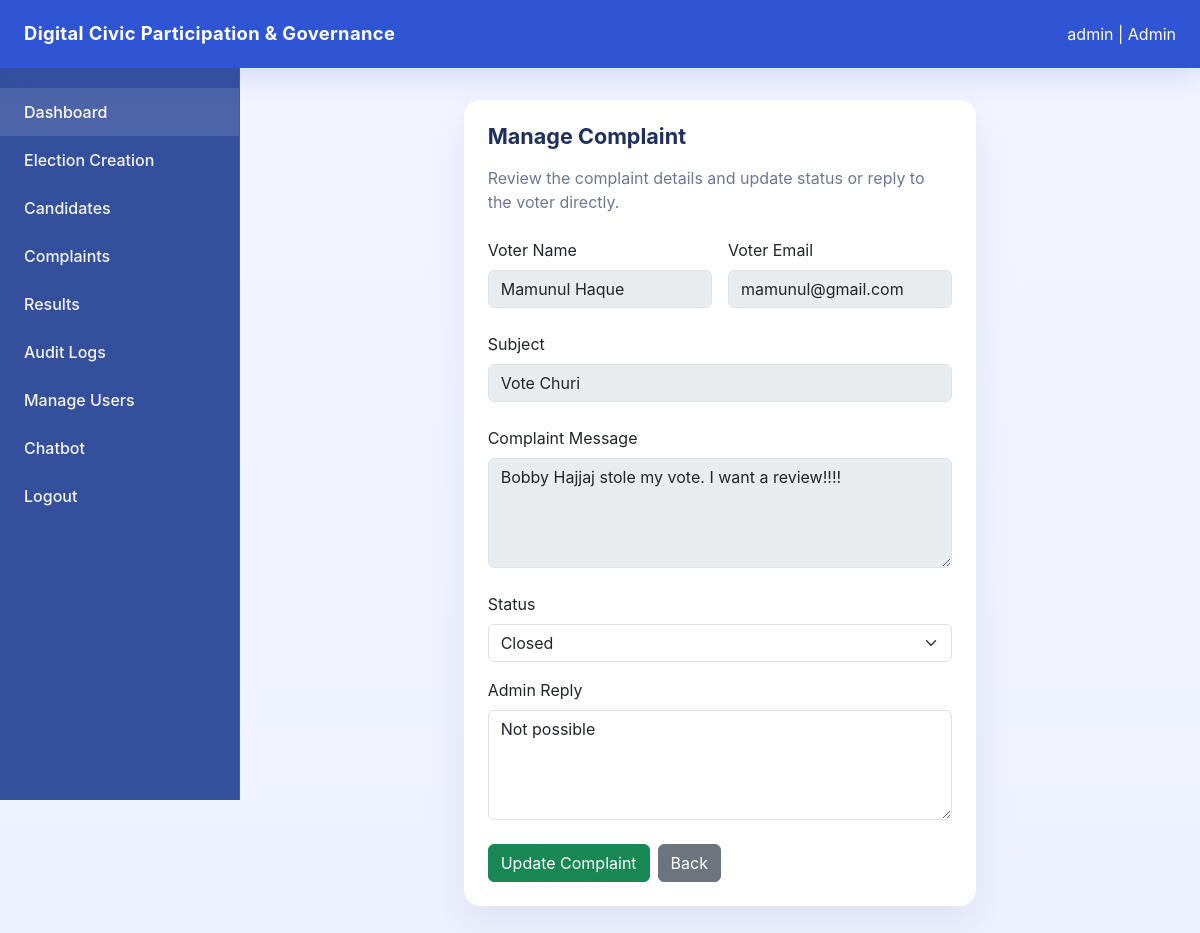
The app's page /complaints/edit/1 (signed in) with its own data.
### models/voters.py (models this page shows)
class Voter(db.Model):
    NID = db.Column(db.String(20), primary_key=True)
    Name = db.Column(db.String(100), nullable=False)
    Password = db.Column(db.String(200), nullable=False)
    Phone = db.Column(db.String(15), unique=True, nullable=False)
    Email = db.Column(db.String(120), unique=True, nullable=False)
    role = db.Column(db.String(20), default="voter")
    is_active = db.Column(db.Boolean, default=True)
    has_voted = db.Column(db.Boolean, default=False)

### models/complaint.py (models this page shows)
class Complaint(db.Model):
    __tablename__ = "complaint"
    id = db.Column(db.Integer, primary_key=True)
    voter_name = db.Column(db.String(100), nullable=False)
    voter_email = db.Column(db.String(120), nullable=False)
    subject = db.Column(db.String(200), nullable=False)
    message = db.Column(db.Text, nullable=False)
    status = db.Column(db.String(50), nullable=False, default="Pending")
    admin_reply = db.Column(db.Text, nullable=True)

### routes/complaint_routes.py (the view)
@complaint_bp.route("/edit/<int:complaint_id>", methods=["GET"])
def edit_complaint_page(complaint_id):
    if not is_admin():  # added
        flash("Only admin can manage complaints.", "danger")  # added
        return redirect(url_for("complaint_bp.complaints_page"))  # added
    complaint = Complaint.query.get(complaint_id)
    if not complaint:
        return "Complaint Not Found", 404
    return render_template("edit_complaint.html", complaint=complaint)

### app.py (called while the page is built)
@app.context_processor
def inject_notification_count():
    unread_notification_count = 0
    current_user = None  # added
    voter_id = session.get("user_id")
    if voter_id:  # added
        from models.voters import Voter  # added
        from models.notification import Notification
        current_user = Voter.query.get(voter_id)  # added
        unread_notification_count = Notification.query.filter_by(
            voter_id=voter_id,
            is_read=False
        ).count()
    return dict(unread_notification_count=unread_notification_count, current_user=current_user)

### routes/complaint_routes.py (called while the page is built)
def is_admin():  # added
    voter_id = session.get("user_id")  # added
    if not voter_id:  # added
        return False  # added
    user = Voter.query.get(voter_id)  # added
    return user and user.role == "admin"  # added

### templates/edit_complaint.html (shortened to what this page needs)
{% extends "base.html" %}
{% block content %}
<div class="row justify-content-center">
    <div class="col-xl-7 col-lg-9">
        <div class="card card-smooth">
            <div class="card-body p-4">
                <h1 class="section-title mb-3">Manage Complaint</h1>
                <p class="page-intro mb-4">Review the complaint details and update status or reply to the voter directly.</p>
                <div class="mb-4">
                    <div class="row g-3">
                        <div class="col-md-6">
                            <label class="form-label">Voter Name</label>
                            <input type="text" class="form-control" value="{{ complaint.voter_name }}" disabled>
                        </div>
                        <div class="col-md-6">
                            <label class="form-label">Voter Email</label>
                            <input type="text" class="form-control" value="{{ complaint.voter_email }}" disabled>
                        </div>
                    </div>
                </div>
                <div class="mb-4">
                    <label class="form-label">Subject</label>
                    <input type="text" class="form-control" value="{{ complaint.subject }}" disabled>
                </div>
                <div class="mb-4">
                    <label class="form-label">Complaint Message</label>
                    <textarea class="form-control" rows="4" disabled>{{ complaint.message }}</textarea>
                </div>
                <form action="{{ url_for('complaint_bp.update_complaint', complaint_id=complaint.id) }}" method="POST">
                    <div class="mb-3">
                        <label class="form-label">Status</label>
                        <select name="status" class="form-select" required>
                            <option value="Closed" {% if complaint.status == "Closed" %}selected{% endif %}>Closed</option>
                        </select>
                    </div>
                    <div class="mb-4">
                        <label class="form-label">Admin Reply</label>
                        <textarea name="admin_reply" class="form-control" rows="4">{{ complaint.admin_reply }}</textarea>
                    </div>
                    <div class="d-flex gap-2 flex-wrap">
                        <button type="submit" class="btn btn-success">Update Complaint</button>
                        <a href="{{ url_for('complaint_bp.complaints_page') }}" class="btn btn-secondary">Back</a>
                    </div>
                </form>
            </div>
        </div>
    </div>
</div>
{% endblock %}

### templates/base.html (shortened to what this page needs)
<!DOCTYPE html>
<html lang="en">
<head>
    <link href="https://cdn.jsdelivr.net/npm/bootstrap@5.3.3/dist/css/bootstrap.min.css" rel="stylesheet">
</head>
<body>
    <div class="topbar">
        <span class="brand">Digital Civic Participation & Governance</span>
        <div class="d-none d-lg-flex gap-3 align-items-center text-white-75">
            {% if current_user %}
                <span>
                    {{ current_user.Name }} |
                    {% if current_user.role == "admin" %}
                        Admin
                    {% else %}
                        Citizen
                    {% endif %}
                </span>
            {% else %}
                <span>Your country, your rights!</span>
            {% endif %}
        </div>
    </div>
    <div class="sidebar">
        {% if current_user %}
            <a class="active" href="{{ url_for('dashboard') }}">Dashboard</a>
            {% if current_user.role == "admin" %}
                <a href="{{ url_for('e_bp.election_creation_page') }}">Election Creation</a>
                <a href="{{ url_for('c_bp.candidates_page') }}">Candidates</a>
                <a href="{{ url_for('complaint_bp.complaints_page') }}">Complaints</a>
                <a href="{{ url_for('result_bp.results_page') }}">Results</a>
                <a href="{{ url_for('audit.audit_logs') }}">Audit Logs</a>
                <a href="{{ url_for('admin.getVoters') }}">Manage Users</a>
                <a href="{{ url_for('chat.chatbot_page') }}">Chatbot</a>
            {% endif %}
            <a href="{{ url_for('auth.logout') }}">Logout</a>
        {% else %}
            <a class="active" href="{{ url_for('home') }}">Home</a>
            <a href="{{ url_for('auth.login') }}">Login</a>
            <a href="{{ url_for('auth.signup') }}">Sign Up</a>
        {% endif %}
    </div>
    <main class="content">
        {% block content %}{% endblock %}
    </main>
</body>
</html>

### templates/base.html (style rules this page uses)
:root { --brand: #2f55d4; --brand-soft: #edf0ff; --surface: #ffffff; --surface-soft: #f4f6ff; --text: #1f305f; --muted: #6d7790; }
body { margin: 0; min-height: 100vh; background: linear-gradient(180deg, #f3f5ff 0%, #eef1ff 100%); font-family: Inter, system-ui, -apple-system, BlinkMacSystemFont, "Segoe UI", sans-serif; color: var(--text); }
.topbar { position: fixed; top: 0; left: 0; right: 0; height: 68px; background: var(--brand); color: #fff; display: flex; align-items: center; justify-content: space-between; padding: 0 24px; z-index: 1000; box-shadow: 0 10px 30px rgba(47, 85, 212, 0.16); }
.topbar .brand { font-size: 1.15rem; font-weight: 700; letter-spacing: 0.02em; }
.sidebar { position: fixed; top: 68px; left: 0; width: 240px; height: calc(100vh - 68px); background: #344f9c; padding: 20px 0; overflow-y: auto; border-right: 1px solid rgba(255, 255, 255, 0.08); }
.sidebar a { display: block; padding: 12px 24px; color: rgba(255, 255, 255, 0.95); text-decoration: none; font-weight: 500; transition: background 0.2s ease, color 0.2s ease; }
.sidebar a:hover, .sidebar a.active { background: rgba(255, 255, 255, 0.12); color: #fff; }
.content { margin-left: 240px; margin-top: 68px; padding: 32px; min-height: calc(100vh - 68px); }
.card-smooth { border: 0; border-radius: 1rem; background: var(--surface); box-shadow: 0 18px 40px rgba(23, 45, 92, 0.08); }
.section-title { font-size: 1.35rem; font-weight: 700; margin-bottom: 1.25rem; color: var(--text); }
.page-intro { color: var(--muted); margin-bottom: 1.75rem; }

### records on screen
Voter: Name "admin"
Complaint: voter_name "Mamunul Haque", voter_email "mamunul@gmail.com", subject "Vote Churi", message "Bobby Hajjaj stole my vote. I want a review!!!!", status "Closed", admin_reply "Not possible"
